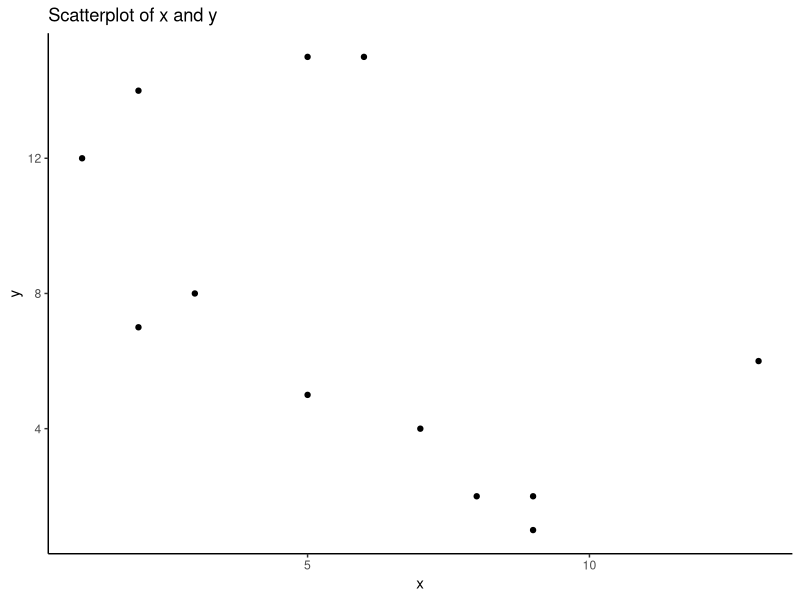

Write R code to recreate this figure.
## ---- chunk 1
knitr::opts_chunk$set(echo = TRUE)
library(tufte)
library(kableExtra)
library(tidyverse)
## ---- chunk 2
corr_data <- data.frame(x = c(13, 9, 5, 5, 2, 9, 6, 7, 8, 3, 2, 1),
                        y = c(6, 1, 15, 5, 14, 2, 15, 4, 2, 8, 7, 12))

corr_data <- corr_data %>% 
  as_tibble() %>% 
  rename("$x$" = x,
         "$y$" = y)

knitr::kable(corr_data, "pipe")
## ---- chunk 3

corr_data2 <- corr_data %>% 
   add_column("$x^2$" = NA,
             "$y^2$" = NA,
             "$xy$" = NA)

options(knitr.kable.NA = '')
knitr::kable(corr_data2, "pipe")

## ---- chunk 4

corr_data3 <- corr_data2 %>% 
  mutate("$x^2$" = `$x$`^2,
         "$y^2$" = `$y$`^2)

options(knitr.kable.NA = '')
knitr::kable(corr_data3, "pipe")

## ---- chunk 5
corr_data4 <- corr_data3 %>% 
  mutate("$xy$" = `$x$` * `$y$`)

knitr::kable(corr_data4, "pipe")
## ---- chunk 6

corr_data_sum <- corr_data4 %>% 
  summarise(across(where(is.numeric), sum)) %>% 
  rename("$\\sum X$" = `$x$`,
         "$\\sum Y$" = `$y$`,
         "$\\sum  x^2$" = `$x^2$`,
         "$\\sum y^2$" = `$y^2$`,
         "$\\sum xy$" = `$xy$`)

knitr::kable(corr_data_sum, "pipe")

## ---- chunk 7

ggplot(corr_data4, aes(x= `$x$`, y = `$y$`)) + 
  geom_point() + 
  labs(title= "Scatterplot of x and y",
       x = "x",
       y = "y") +
  theme_classic() 
